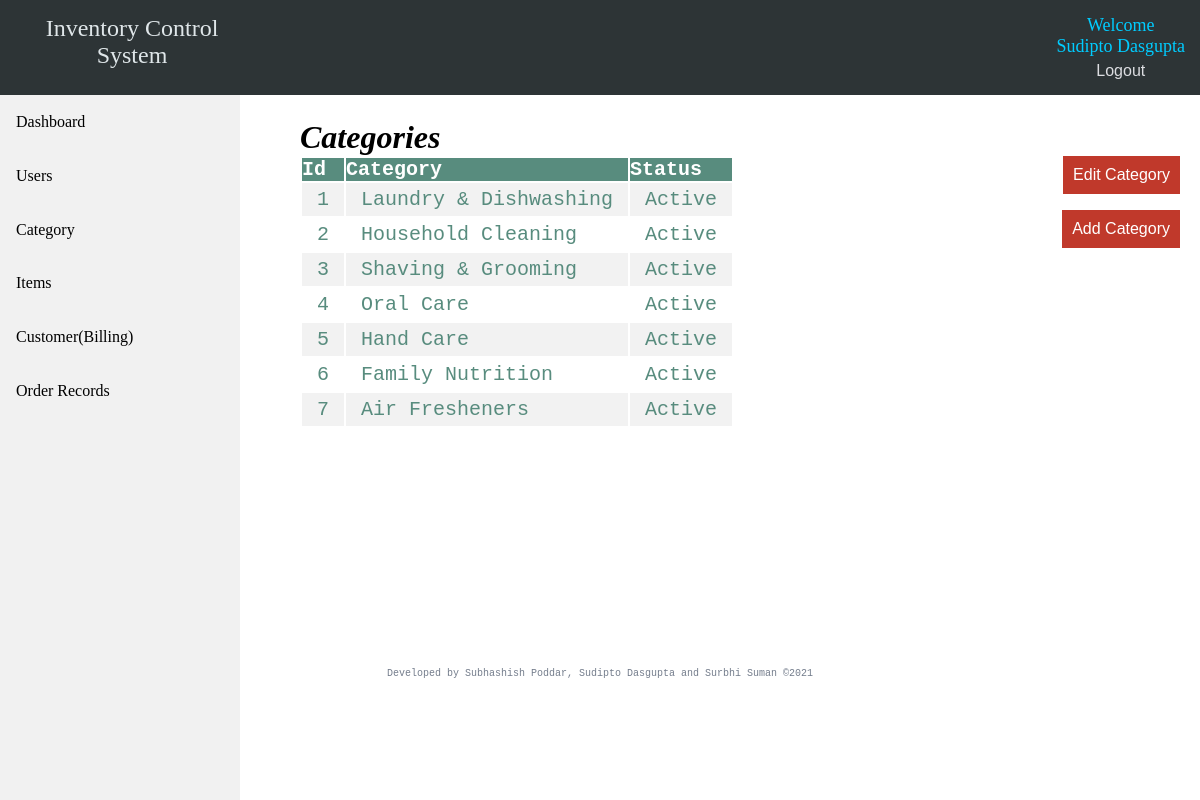
/category/index.php (signed in), run on the app's committed database.
### tables this page shows
CREATE TABLE `category` (
  `id` int(11) NOT NULL,
  `name` varchar(255) NOT NULL,
  `status` int(11) NOT NULL
);

### category/index.php (the view, shortened to what this page needs)
<?php
require_once "../admin/admin_panel.php";
?>
<!DOCTYPE html>
<head>
</head>
<body>
    <div class="bodystart">
        <h1><i>Categories</i></h1>
        <div class="buton">
            <button class="addcategory" type="button" onclick="window.location.href='editcategory.php'">Edit
                Category</button><br><br><br>
            <button class="addcategory" type="button" onclick="window.location.href='add_category.php'">Add
                Category</button>
        </div>
        <table>
            <tr>
                <th>Id</th>
                <th>Category</th>
                <th>Status</th>
            </tr>
            <?php
$sql = "SELECT * FROM category";
$result = $db_conn->query($sql);
if ($result->num_rows > 0) {
    while ($row = $result->fetch_assoc()) {
        if ($row["status"] == 1) {
            $catstat = "Active";
        } else {
            $catstat = "Disabled";
        }
        echo "<tr><td>" . $row["id"] . "</td><td>" . $row["name"] . "</td><td>" . $catstat . "</td></tr>";
    }
    echo "</table>";
} else {echo "0 results";}
?>
    </div>
</body>
<?php
require_once "../include/footer.php";?>
</html>

### admin/admin_panel.php (shortened to what this page needs)
<?php
if (isset($_SESSION['logged_in'])) {
    ?>
<!DOCTYPE html>
<head>
  <link rel="stylesheet" href="../css/adminpanel.css">
  <link rel="stylesheet" href="../css/admin.css">
  <link rel="stylesheet" href="../css/footer.css">
</head>
<body class="adminpanelbody">
  <header>
    <h3 class="projecttitle text-center">Inventory Control System</h3>
    <div class="text-center">
      <h3 class="hellouser">Welcome<?php echo "<br>" . $_SESSION['name']; ?></h3>
      <button class="logout" id="logot" type="button"
        onclick="window.location.href='../include/logout.php'">Logout</button>
    </div>
  </header>
  <ul>
    <li><a class="pa" href="../admin/">Dashboard</a></li>
    <li><a class="pa" href="../admin/users.php">Users</a></li>
    <li><a class="pa" href="../category/">Category</a></li>
    <li><a class="pa" href="../item/">Items</a></li>
    <li><a class="pa" href="../sale/order.php">Customer(Billing)</a></li>
    <li><a class="pa" href="../sale/orderrec.php">Order Records</a></li>
  </ul>
</body>
</html>
<?php
} else {
    header("Location: admin_login.php");
}
?>

### include/footer.php
<footer class="text-center">Developed by Subhashish Poddar, Sudipto Dasgupta and Surbhi Suman ©2021</footer>

### css/adminpanel.css (style rules this page uses)
* { margin: 0; padding: 0; border: 0; outline: 0; font-size: 100%; vertical-align: baseline; background: transparent; }
body:not(.bdy) { position: relative; margin: 0; }
.text-center { text-align: center; }
header { display: flex; justify-content: space-between; margin: 0; padding: 15px; background-color: #2d3436; }
.projecttitle { font-family: Georgia, 'Times New Roman', Times, serif; font-weight: normal; font-size: x-large; width: 20%; color: #dfe6e9; }
.hellouser { font-family: Georgia, 'Times New Roman', Times, serif; font-weight: normal; width: auto; padding-bottom: 5px; font-size: large; color: #00ccff; }
.logout { color: #dcdde1; cursor: pointer; }
ul { list-style-type: none; margin: 0; padding: 0; line-height: 1cm; width: 20%; background-color: #f1f1f1; position: fixed; height: 100%; overflow: auto; }
li a { display: block; color: #000; padding: 8px 16px; text-decoration: none; font-size: 15 px; }

### css/admin.css (style rules this page uses)
.bodystart { margin-top: 2%; margin-left: 25%; margin-right: 5%; }
h1 { font-size: xx-large; }
table { border-collapse: separate; border-spacing: 2px 2px; width: auto; color: #588c7e; font-family: "Lucida Console", "Courier New", monospace; font-size: 20px; text-align: left; }
td { padding: 5px 15px; }
th { background-color: #588c7e; color: white; }
tr:nth-child(even) { background-color: #f2f2f2 }
.addcategory { color: #ffffff; padding: 10px; border-radius: 10 px; position: absolute; right: 20px; background-color: #c0392b; cursor: pointer; float: right; }
.buton { float: right; }
button:not(#logot, #su):hover { background-color: #079992; }

### css/footer.css (style rules this page uses)
footer { margin-top: 20%; color: #747d8c; font-family: 'Courier New'; font-size: x-small; }

### data on the page
category: id "1", name "Laundry & Dishwashing", status "Active"
category: id "2", name "Household Cleaning", status "Active"
category: id "3", name "Shaving & Grooming", status "Active"
category: id "4", name "Oral Care", status "Active"
category: id "5", name "Hand Care", status "Active"
category: id "6", name "Family Nutrition", status "Active"
category: id "7", name "Air Fresheners", status "Active"

### other printed values
$_SESSION['name'] "Sudipto Dasgupta"
